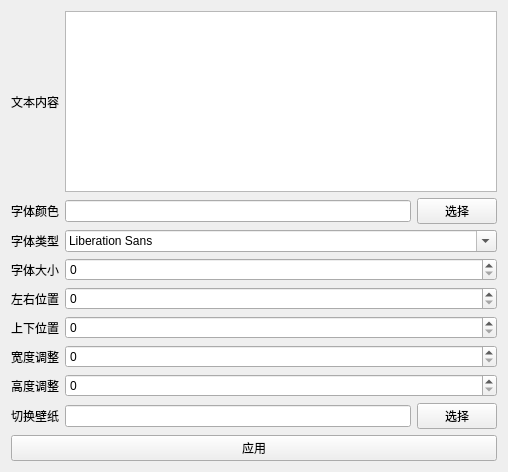
<?xml version="1.0" encoding="UTF-8"?>
<ui version="4.0">
 <class>SettingWidget</class>
 <widget class="QWidget" name="SettingWidget">
  <property name="geometry">
   <rect>
    <x>0</x>
    <y>0</y>
    <width>508</width>
    <height>472</height>
   </rect>
  </property>
  <property name="windowTitle">
   <string>设置</string>
  </property>
  <property name="windowIcon">
   <iconset resource="resources.qrc">
    <normaloff>:/images/images/icon.png</normaloff>:/images/images/icon.png</iconset>
  </property>
  <layout class="QGridLayout" name="gridLayout">
   <item row="4" column="0">
    <widget class="QLabel" name="label_5">
     <property name="text">
      <string>左右位置</string>
     </property>
    </widget>
   </item>
   <item row="3" column="1" colspan="2">
    <widget class="QSpinBox" name="fontSize"/>
   </item>
   <item row="6" column="0">
    <widget class="QLabel" name="label_7">
     <property name="text">
      <string>宽度调整</string>
     </property>
    </widget>
   </item>
   <item row="7" column="0">
    <widget class="QLabel" name="label_8">
     <property name="text">
      <string>高度调整</string>
     </property>
    </widget>
   </item>
   <item row="1" column="0">
    <widget class="QLabel" name="label_2">
     <property name="text">
      <string>字体颜色</string>
     </property>
    </widget>
   </item>
   <item row="4" column="1" colspan="2">
    <widget class="QSpinBox" name="horizontal">
     <property name="maximum">
      <number>3000</number>
     </property>
    </widget>
   </item>
   <item row="5" column="1" colspan="2">
    <widget class="QSpinBox" name="vertical">
     <property name="maximum">
      <number>3000</number>
     </property>
    </widget>
   </item>
   <item row="8" column="2">
    <widget class="QPushButton" name="wallpaperBtn">
     <property name="text">
      <string>选择</string>
     </property>
    </widget>
   </item>
   <item row="0" column="0">
    <widget class="QLabel" name="label">
     <property name="text">
      <string>文本内容</string>
     </property>
    </widget>
   </item>
   <item row="7" column="1" colspan="2">
    <widget class="QSpinBox" name="height">
     <property name="maximum">
      <number>3000</number>
     </property>
    </widget>
   </item>
   <item row="2" column="1" colspan="2">
    <widget class="QFontComboBox" name="fontFamily"/>
   </item>
   <item row="5" column="0">
    <widget class="QLabel" name="label_6">
     <property name="text">
      <string>上下位置</string>
     </property>
    </widget>
   </item>
   <item row="6" column="1" colspan="2">
    <widget class="QSpinBox" name="width">
     <property name="maximum">
      <number>3000</number>
     </property>
    </widget>
   </item>
   <item row="2" column="0">
    <widget class="QLabel" name="label_4">
     <property name="text">
      <string>字体类型</string>
     </property>
    </widget>
   </item>
   <item row="3" column="0">
    <widget class="QLabel" name="label_3">
     <property name="text">
      <string>字体大小</string>
     </property>
    </widget>
   </item>
   <item row="9" column="0" colspan="3">
    <widget class="QPushButton" name="pushButton">
     <property name="text">
      <string>应用</string>
     </property>
    </widget>
   </item>
   <item row="0" column="1" colspan="2">
    <widget class="QTextEdit" name="textContext"/>
   </item>
   <item row="1" column="2">
    <widget class="QPushButton" name="colorSelect">
     <property name="text">
      <string>选择</string>
     </property>
    </widget>
   </item>
   <item row="8" column="0">
    <widget class="QLabel" name="label_9">
     <property name="text">
      <string>切换壁纸</string>
     </property>
    </widget>
   </item>
   <item row="8" column="1">
    <widget class="QLineEdit" name="wallpaperText"/>
   </item>
   <item row="1" column="1">
    <widget class="QLineEdit" name="fontColor"/>
   </item>
  </layout>
 </widget>
 <resources>
  <include location="resources.qrc"/>
 </resources>
 <connections/>
</ui>
